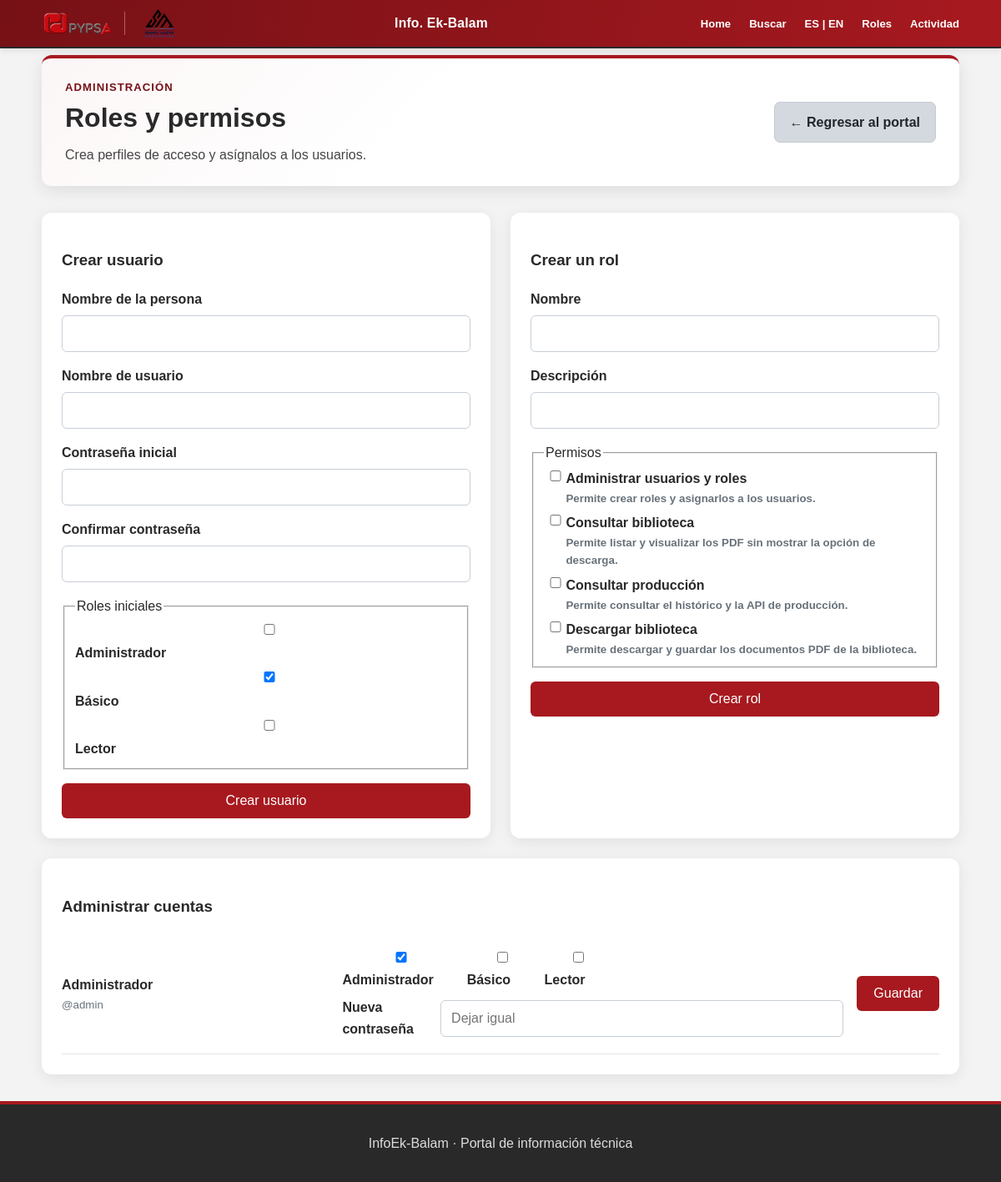
Before: /administracion/roles (signed in) with the older database file.
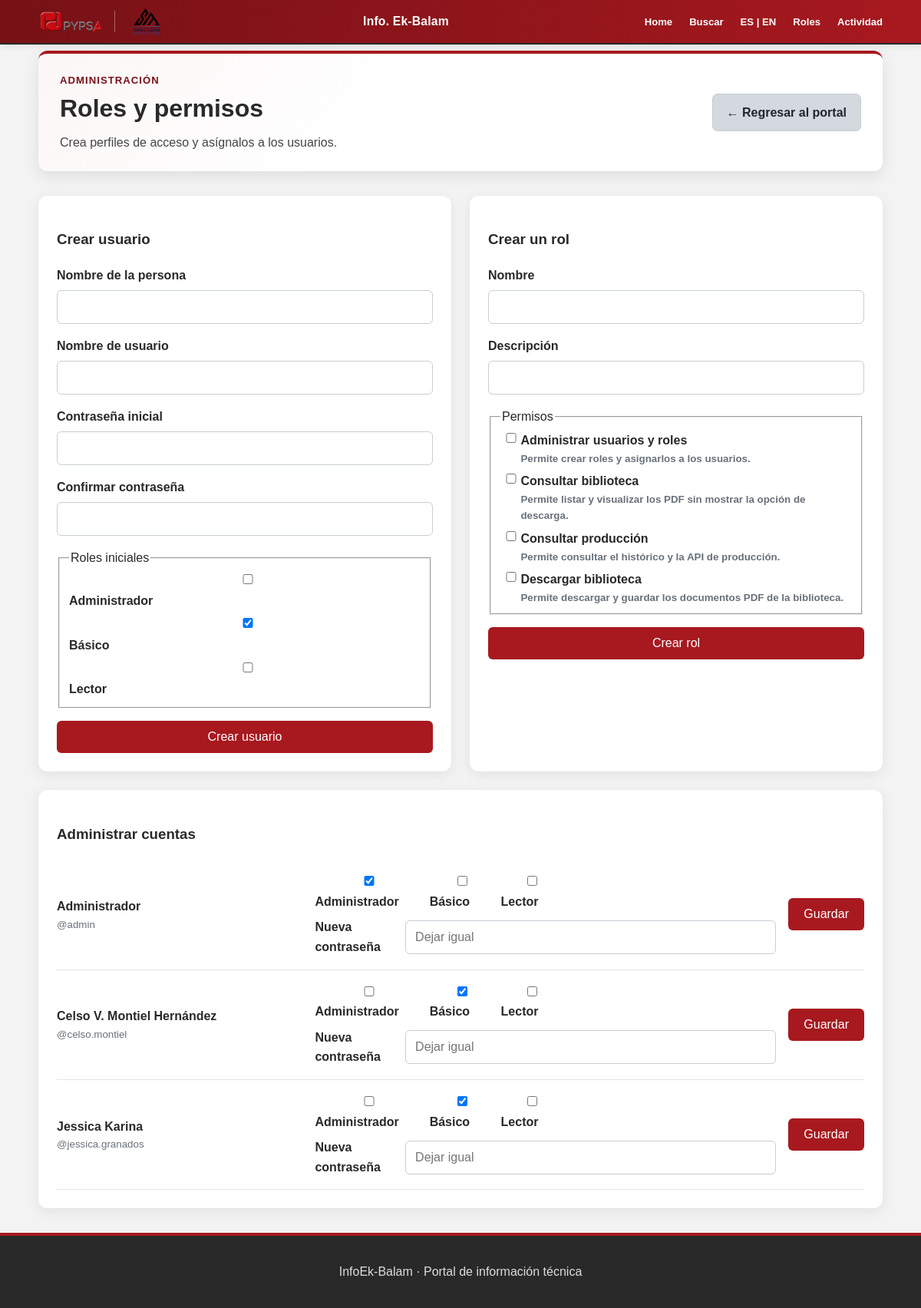
After: the same page with the newer database file.
### models.py (models this page shows, shortened)
class Rol(db.Model):
    __tablename__ = "roles"
    id = db.Column(db.Integer, primary_key=True)
    nombre = db.Column(db.String(80), unique=True, nullable=False)
    descripcion = db.Column(db.String(255), nullable=True)
    es_sistema = db.Column(db.Boolean, default=False, nullable=False)
    permisos = db.relationship(
        "Permiso",
        secondary=roles_permisos,
        lazy="selectin",
        backref=db.backref("roles", lazy="selectin"),
    )

class Permiso(db.Model):
    __tablename__ = "permisos"
    id = db.Column(db.Integer, primary_key=True)
    codigo = db.Column(db.String(80), unique=True, nullable=False)
    nombre = db.Column(db.String(120), nullable=False)
    descripcion = db.Column(db.String(255), nullable=True)

class Usuario(UserMixin, db.Model):
    __tablename__ = "usuarios"
    id = db.Column(
        db.Integer,
        primary_key=True
    )
    username = db.Column(
        db.String(50),
        unique=True,
        nullable=False
    )
    nombre = db.Column(
        db.String(100),
        nullable=False
    )
    password_hash = db.Column(
        db.String(255),
        nullable=False
    )
    activo = db.Column(
        db.Boolean,
        default=True,
        nullable=False
    )
    roles = db.relationship(
        "Rol",
        secondary=usuarios_roles,
        lazy="selectin",
        backref=db.backref("usuarios", lazy="selectin"),
    )
    sesiones_navegacion = db.relationship(
        "SesionNavegacion",
        back_populates="usuario",
        lazy="dynamic",
    )
    def tiene_permiso(self, codigo):
        return any(
            permiso.codigo == codigo
            for rol in self.roles
            for permiso in rol.permisos
        )
    @property
    def is_active(self):
        return self.activo

### app.py (the view, shortened to what this page needs)
@app.route("/administracion/roles", methods=["GET", "POST"])
@permiso_requerido("usuarios.administrar")
def administrar_roles():
    token_csrf = session.setdefault("token_csrf", secrets.token_urlsafe(32))
    return render_template(
        "administrar_roles.html",
        usuarios=Usuario.query.order_by(Usuario.nombre).all(),
        roles=Rol.query.order_by(Rol.nombre).all(),
        permisos=Permiso.query.order_by(Permiso.nombre).all(),
        token_csrf=token_csrf,
    )

### app.py (called while the page is built)
@login_manager.user_loader
def cargar_usuario(usuario_id):
    return db.session.get(
        Usuario,
        int(usuario_id)
    )

def permiso_requerido(codigo):
    def decorador(vista):
        @wraps(vista)
        @login_required
        def vista_protegida(*args, **kwargs):
            if not current_user.tiene_permiso(codigo):
                abort(403)
            return vista(*args, **kwargs)
        return vista_protegida
    return decorador

@app.before_request
def registrar_actividad_usuario():
    if not current_user.is_authenticated:
        return
    registro_id = session.get("registro_acceso_id")
    if not registro_id:
        return
    ahora_epoch = time.time()
    ultima_actualizacion = session.get("registro_actividad_epoch", 0)
    if ahora_epoch - ultima_actualizacion < 60:
        return
    registro = db.session.get(SesionNavegacion, registro_id)
    if registro and registro.usuario_id == current_user.id and not registro.fecha_salida:
        registro.ultima_actividad = datetime.utcnow()
        db.session.commit()
        session["registro_actividad_epoch"] = ahora_epoch

### templates/administrar_roles.html (shortened to what this page needs)
{% extends "base.html" %}
{% block content %}
<section class="portal-bienvenida">
    <div>
        <p class="etiqueta">ADMINISTRACIÓN</p>
        <h2>Roles y permisos</h2>
        <p>Crea perfiles de acceso y asígnalos a los usuarios.</p>
    </div>
    <a class="boton-secundario" href="{{ url_for('portal') }}">
        &larr; Regresar al portal
    </a>
</section>
<section class="panel-administracion">
    <article>
        <h3>Crear usuario</h3>
        <form method="post" class="formulario-administracion">
            <label>Nombre de la persona
                <input name="nombre_persona" maxlength="100" required>
            </label>
            <label>Nombre de usuario
                <input
                    name="username"
                    minlength="3"
                    maxlength="50"
                    pattern="[A-Za-z0-9._-]+"
                    autocomplete="off"
                    required
                >
            </label>
            <label>Contrase&ntilde;a inicial
                <input
                    type="password"
                    name="password"
                    minlength="8"
                    autocomplete="new-password"
                    required
                >
            </label>
            <label>Confirmar contrase&ntilde;a
                <input
                    type="password"
                    name="confirmar_password"
                    minlength="8"
                    autocomplete="new-password"
                    required
                >
            </label>
            <fieldset>
                <legend>Roles iniciales</legend>
                {% for rol in roles %}
                <label>
                    <input
                        type="checkbox"
                        name="roles"
                        value="{{ rol.id }}"
                        {% if rol.nombre == 'Básico' %}checked{% endif %}
                    >
                    {{ rol.nombre }}
                </label>
                {% endfor %}
            </fieldset>
            <button type="submit">Crear usuario</button>
        </form>
    </article>
    <article>
        <h3>Crear un rol</h3>
        <form method="post" class="formulario-administracion">
            <label>Nombre
                <input name="nombre" maxlength="80" required>
            </label>
            <label>Descripción
                <input name="descripcion" maxlength="255">
            </label>
            <fieldset>
                <legend>Permisos</legend>
                {% for permiso in permisos %}
                <label class="opcion-permiso">
                    <input type="checkbox" name="permisos" value="{{ permiso.codigo }}">
                    <span><strong>{{ permiso.nombre }}</strong><small>{{ permiso.descripcion }}</small></span>
                </label>
                {% endfor %}
            </fieldset>
            <button type="submit">Crear rol</button>
        </form>
    </article>
    <article>
        <h3>Administrar cuentas</h3>
        {% for usuario in usuarios %}
        <form method="post" class="asignacion-usuario">
            <div>
                <strong>{{ usuario.nombre }}</strong>
                <small>@{{ usuario.username }}</small>
            </div>
            <div class="roles-usuario">
                {% for rol in roles %}
                <label>
                    <input
                        type="checkbox"
                        name="roles"
                        value="{{ rol.id }}"
                        {% if rol in usuario.roles %}checked{% endif %}
                    >
                    {{ rol.nombre }}
                </label>
                {% endfor %}
                <label class="cambio-password">
                    Nueva contrase&ntilde;a
                    <input
                        type="password"
                        name="password_nuevo"
                        minlength="8"
                        placeholder="Dejar igual"
                        autocomplete="new-password"
                    >
                </label>
            </div>
            <button type="submit">Guardar</button>
        </form>
        {% endfor %}
    </article>
</section>
{% endblock %}

### templates/base.html (shortened to what this page needs)
<!DOCTYPE html>
<html lang="es">
<head>
    <link
        rel="stylesheet"
        href="{{ url_for('static', filename='css/styles.css') }}"
    >
</head>
<body class="{% block body_class %}{% endblock %}">
  <header class="encabezado">
    <div class="contenedor encabezado-contenido">
        <div class="grupo-logos">
            <a
                href="https://pypsagroup.com/GasOil.html"
                target="_blank"
                rel="noopener noreferrer"
            >
                <img
                    src="{{ url_for(
                        'static',
                        filename='img/logo_pypsa.png'
                    ) }}"
                    alt="Logo de PYPSA"
                    class="logo logo-pypsa"
                >
            </a>
            <a
                href="https://sierramadreog.com/es/"
                target="_blank"
                rel="noopener noreferrer"
            >
                <img
                    src="{{ url_for(
                        'static',
                        filename='img/logo_sierramadre.png'
                    ) }}"
                    alt="Logo de Sierra Madre Resources"
                    class="logo logo-sierramadre"
                >
            </a>
        </div>
        <a
            href="{{ url_for('inicio') }}"
            class="nombre-portal"
        >
            Info. Ek-Balam
        </a>
    <nav class="navegacion-principal">
        <a href="{{ url_for('portal') }}">
            Home
        </a>
        <a href="#">
            Buscar
        </a>
        <a href="#">
            ES | EN
        </a>
        {% if current_user.is_authenticated and current_user.tiene_permiso('usuarios.administrar') %}
        <a href="{{ url_for('administrar_roles') }}">
            Roles
        </a>
        <a href="{{ url_for('actividad_usuarios') }}">
            Actividad
        </a>
        {% endif %}
    </nav>
        </div>
    </header>
    <main class="contenedor contenido-principal">
        {% block content %}
        {% endblock %}
    </main>
    <footer class="pie-pagina">
        <div class="contenedor">
            <p>
                InfoEk-Balam · Portal de información técnica
            </p>
        </div>
    </footer>
</body>
</html>

Changed rows visible on the page:
added Usuario: nombre "Celso V. Montiel Hernández", username "celso.montiel", Rol (nombre "Administrador"), Rol (roles "☑", nombre "Básico"), Rol (nombre "Lector")
added Usuario: nombre "Jessica Karina", username "jessica.granados", Rol (nombre "Administrador"), Rol (roles "☑", nombre "Básico"), Rol (nombre "Lector")
